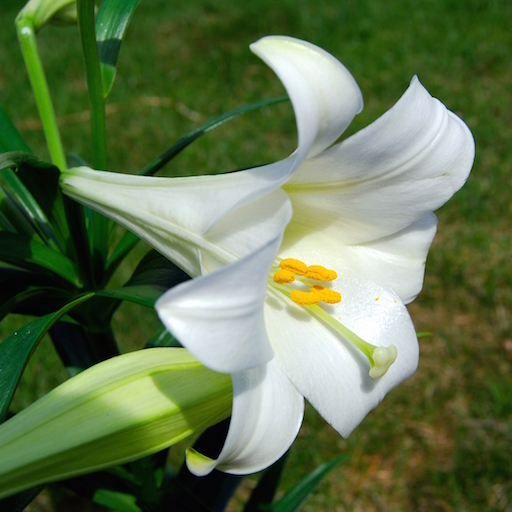
#> input picture ml/data/flower.jpg, 512 x 512 px
$ python myKmeanVector.py   (older library calls are emulated)
#> lines starting #> are read from the running program, lines starting #| are printed output that depends on the picture; after the words box and inside, x2 and y2 are one past the last pixel; in counts of white or black regions, pixels touching at a corner belong together
# @Time    : 2018/6/18 9:00
# @Author  : cap
# @FileName: myKmeanVector.py
# @Software: PyCharm Community Edition
# @introduction: 图像矢量化处理

import numpy as np
import sklearn.cluster as sc
import matplotlib.pyplot as mp
import scipy.misc as sm


def train_model(n_clusters, x):
    model = sc.KMeans(n_clusters=n_clusters, n_init=10, random_state=5)
    model.fit(x)
    return model


def load_image(filename):
#> called with filename = './data/flower.jpg'
    return sm.imread(filename, True).astype(np.uint8)
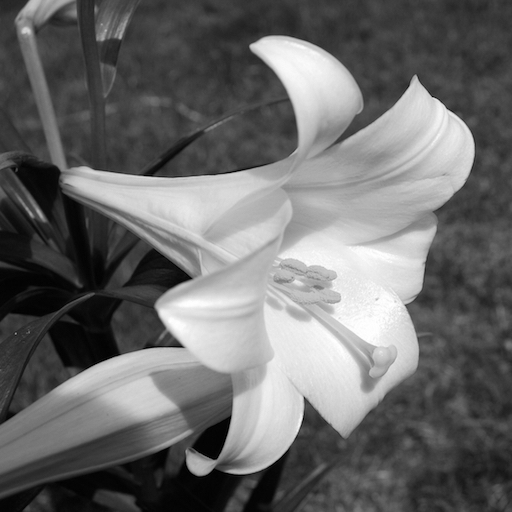
#> returned value: shape (512, 512); min 0, max 255, mean 106.2


# 压缩图像bpp为要压缩的位数
def compress_image(image, bpp):
#> called with bpp = 1
    n_cluster = np.power(2, bpp)
    x = image.reshape((-1, 1))
    model = train_model(n_cluster, x)
    y = model.labels_
    centers = model.cluster_centers_.squeeze()
#> centers = [194.6, 58.4]
    z = centers[y]
    return z.reshape(image.shape)
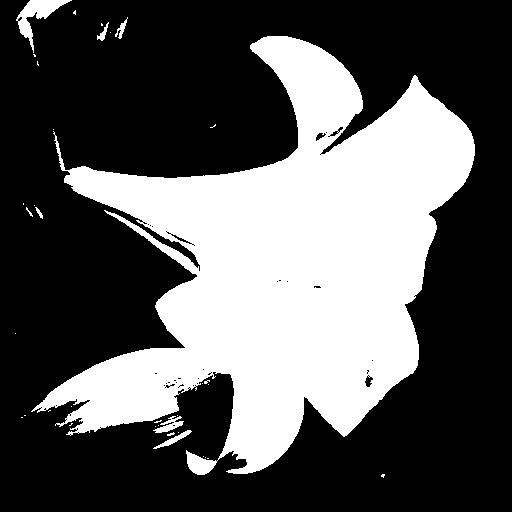
#> returned value: shape (512, 512) float64; values 58.4 (black) and 194.6 (white), 35.1% white; 36 white regions (28 under 20 px), largest, box (x1, y1, x2, y2) and area: (31, 36, 475, 475) 90501, (16, 0, 72, 53) 854, (153, 416, 184, 433) 226


def init_chart():
    mp.gca().set_facecolor(np.ones(3) * 240 / 255)
    mp.title('Compress Image', fontsize=20)
    mp.axis('off')


def draw_chart(image):
    mp.imshow(image, cmap='gray')


def show_chart():
    mp.show()


def main():
    image = load_image('./data/flower.jpg')
    compressed_image = compress_image(image, 1)
    init_chart()
    draw_chart(compressed_image)
    show_chart()


if __name__ == '__main__':
    main()

$ run again, with ml/data/deformed.jpg copied over ml/data/flower.jpg
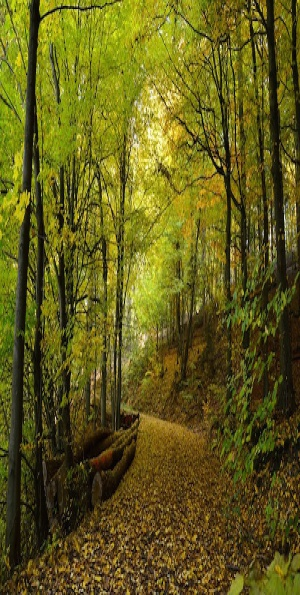
#> input picture ml/data/deformed.jpg, 300 x 595 px
#> in load_image, `return sm.imread(filename, True).astype(np.uint8)`:
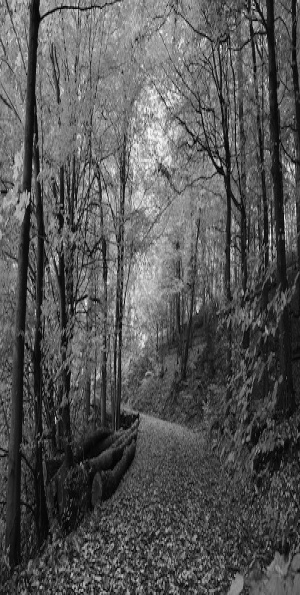
#> returned value: shape (595, 300); min 0, max 250, mean 85.7
#> centers = [50.09, 128.7]
#> in compress_image, `return z.reshape(image.shape)`:
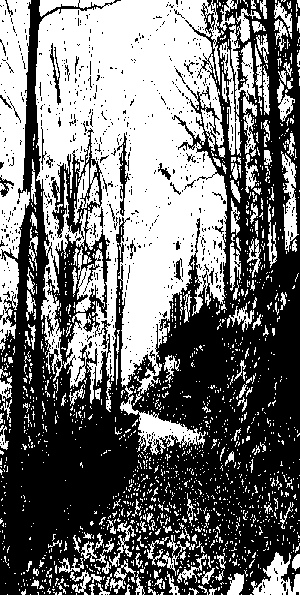
#> returned value: shape (595, 300) float64; values 50.09 (black) and 128.7 (white), 45.3% white; 1625 white regions (1466 under 20 px), largest, box (x1, y1, x2, y2) and area: (35, 0, 227, 455) 50985, (0, 0, 31, 352) 7091, (219, 8, 261, 156) 2113
